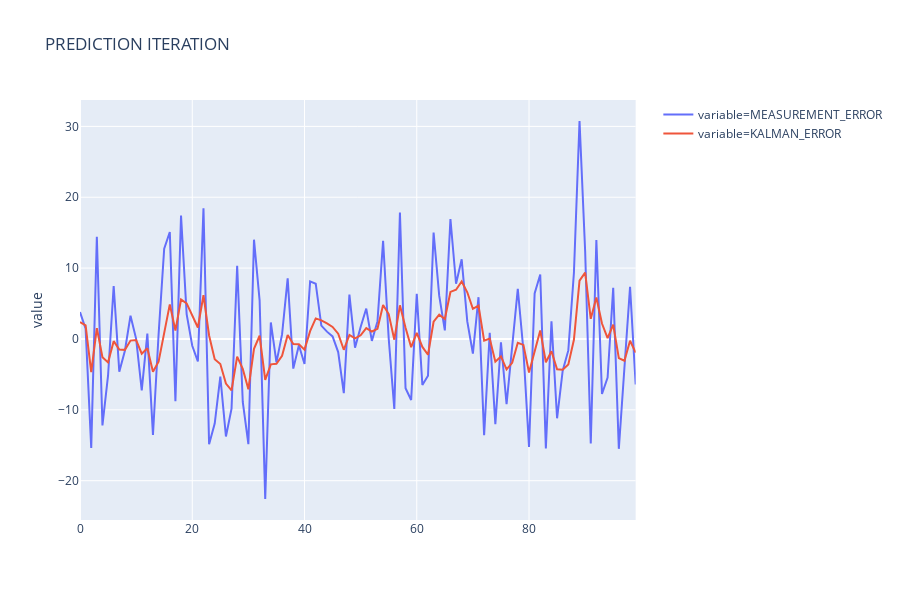

Notebook source saved alongside this figure:
### Code cell
px.line(pd.melt(
    res_df, value_vars=['MEASUREMENT_ERROR', 'KALMAN_ERROR']), y='value', color='variable',
       title='PREDICTION ITERATION')

### Figure 1 — Plotly figure (JSON) as saved in the notebook; plotly's stock layout.template omitted (floating-point values rounded to 4 significant figures)
{"data": [{"hoverlabel": {"namelength": 0}, "hovertemplate": "variable=MEASUREMENT_ERROR<br>value=%{y}", "legendgroup": "variable=MEASUREMENT_ERROR", "line": {"color": "#636efa", "dash": "solid"}, "mode": "lines", "name": "variable=MEASUREMENT_ERROR", "showlegend": true, "type": "scatter", "xaxis": "x", "y": [3.804, 1.446, -15.39, 14.42, -12.21, -5.15, 7.48, -4.617, -1.656, 3.286, 0.01262, -7.264, 0.7564, -13.53, 0.6373, 12.74, 15.09, -8.798, 17.41, 3.516, -0.9536, -3.186, 18.45, -14.85, -11.94, -5.322, -13.75, -9.829, 10.34, -8.895, -14.85, 14.01, 5.447, -22.58, 2.335, -3.3, 0.6472, 8.553, -4.185, -0.8837, -3.534, 8.128, 7.798, 1.89, 1.033, 0.3637, -1.852, -7.655, 6.264, -1.225, 1.691, 4.293, -0.273, 2.476, 13.84, 0.08945, -9.88, 17.85, -6.939, -8.614, 6.369, -6.496, -5.197, 15.01, 6.109, 1.204, 16.93, 7.793, 11.24, 2.48, -2.055, 5.896, -13.57, 0.8749, -12.03, -0.4739, -9.208, -0.8959, 7.082, -1.616, -15.25, 6.434, 9.099, -15.45, 2.482, -11.19, -4.484, -1.613, 9.343, 30.76, 12.41, -14.75, 13.96, -7.764, -5.434, 7.213, -15.5, -4.064, 7.349, -6.424], "yaxis": "y"}, {"hoverlabel": {"namelength": 0}, "hovertemplate": "variable=KALMAN_ERROR<br>value=%{y}", "legendgroup": "variable=KALMAN_ERROR", "line": {"color": "#EF553B", "dash": "solid"}, "mode": "lines", "name": "variable=KALMAN_ERROR", "showlegend": true, "type": "scatter", "xaxis": "x", "y": [2.394, 1.906, -4.678, 1.524, -2.569, -3.304, -0.308, -1.49, -1.535, -0.2272, -0.1622, -2.083, -1.316, -4.617, -3.197, 1.108, 4.886, 1.189, 5.571, 5.016, 3.403, 1.623, 6.17, 0.4922, -2.867, -3.531, -6.292, -7.248, -2.496, -4.224, -7.096, -1.395, 0.4539, -5.77, -3.58, -3.505, -2.383, 0.5714, -0.7136, -0.7596, -1.509, 1.094, 2.905, 2.631, 2.199, 1.703, 0.7429, -1.526, 0.5787, 0.09142, 0.5235, 1.542, 1.052, 1.436, 4.786, 3.518, -0.1019, 4.749, 1.591, -1.166, 0.8699, -1.12, -2.221, 2.434, 3.427, 2.826, 6.637, 6.949, 8.109, 6.588, 4.253, 4.697, -0.2388, 0.0621, -3.205, -2.467, -4.288, -3.372, -0.5477, -0.8363, -4.729, -1.713, 1.208, -3.291, -1.732, -4.287, -4.34, -3.603, -0.1057, 8.233, 9.362, 2.848, 5.85, 2.172, 0.1174, 2.034, -2.704, -3.071, -0.2561, -1.923], "yaxis": "y"}], "layout": {"height": 600, "legend": {"tracegroupgap": 0}, "title": {"text": "PREDICTION ITERATION"}, "xaxis": {"anchor": "y", "domain": [0, 0.98]}, "yaxis": {"anchor": "x", "domain": [0, 1], "title": {"text": "value"}}}}
